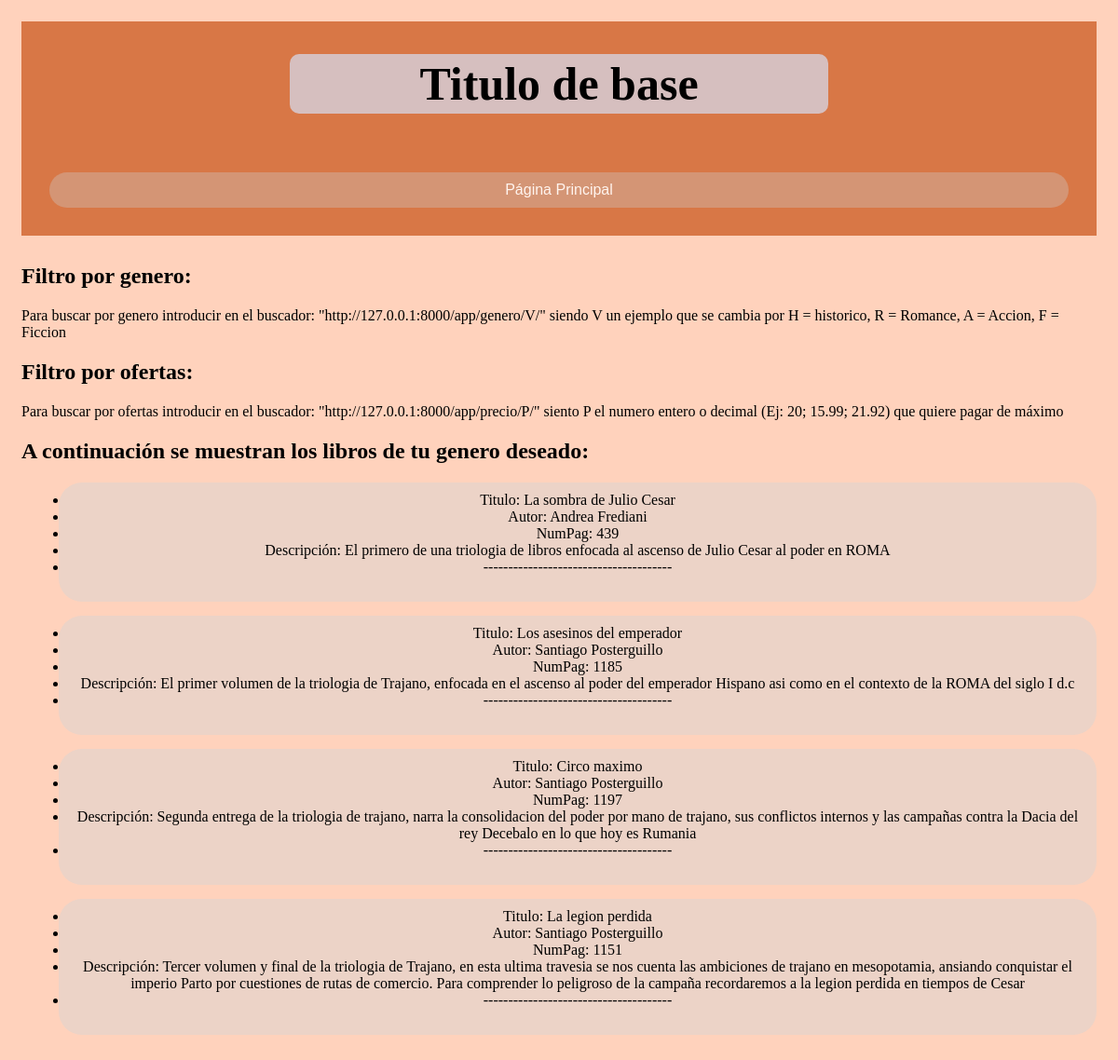
The page /app/genero/H/ on the database as committed earlier.
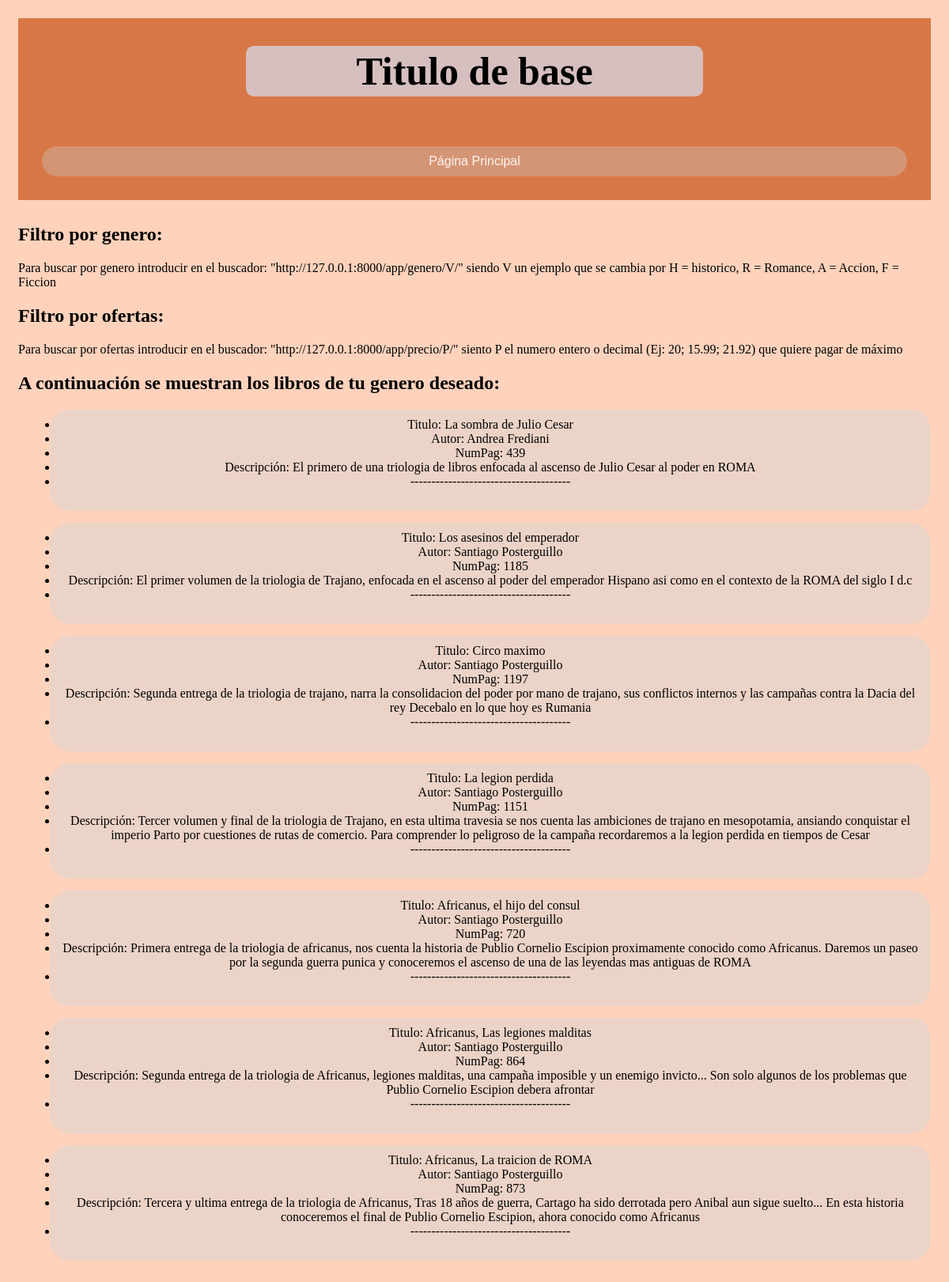
The same page on the database as committed later.
### appLibreria/models.py (models this page shows, shortened)
class Libro(models.Model):
    isbn=models.CharField(max_length=13,primary_key=True)
    titulo=models.CharField(max_length=100)
    descripcion=models.CharField(max_length=300)
    fecha_publicacion=models.DateField()#Importante: No hay en django una función que solo se pueda poner año y mes
    precio=models.FloatField()
    num_paginas=models.IntegerField()
    stock=models.IntegerField()
    autor=models.ForeignKey(Autor,on_delete=models.CASCADE)
    editorial=models.ForeignKey(Editorial,on_delete=models.CASCADE)
    class Genero(models.TextChoices):
        historico= "H", "Historico" #Se pone dos veces ya que el primer valor es lo que se guarda en la bd y la segunda lo que se vera en las templates
        romance= "R", "Romance"
        accion= "A", "Acción"
        fantasia= "F", "Fantasía"
    genero=models.CharField(max_length=1,choices=Genero.choices)#Se limita la elección a las de genero
    class Idioma(models.TextChoices):
        espaniol="ESP", "Español"
        euskera="EUS", "Euskera"
        ingles="ENG", "Ingles"
    idioma=models.CharField(max_length=3,choices=Idioma.choices)

class Autor(models.Model):
    nombre=models.CharField(max_length=50)#No se pone la id por que la base de datos asigna automaticamente la id
    def __str__(self):
        return self.nombre #Ayuda al admin, ya que aparece el nombre en pantalla del autor

### appLibreria/views.py (the view)
# urls.py: path('genero/<str:genero_libro>/', views.genero, name='genero'),#H = historico, R = romance, A = acción, F = fantasia enel buscador poner las letras solas, no las palabras, asi esta en la BD
def genero(request, genero_libro):
    try:
        Libros = models.Libro.objects.filter(genero=genero_libro)#Filtramos todos los libros del genero que se ha escogido y los guardamos en Libros
        context = { #Creamos contexto, que se la pasaremos a la HTML para que sepa el contenido de cada variable
            'Libros':  Libros, #Lista de objetos "libro"
            'Genero': genero_libro
        }
        print("Genero del libro: ", genero_libro)
    except models.Libro.DoesNotExist:#Pagina personalizada del error
        raise Http404("No hay ningun libro de dicho genero")
    return render(request, 'genero.html', context) #Render se usa para crear un HTML como resuesta, por decirlo simple, y le pasamos lo que necesita para funcionar

### appLibreria/templates/genero.html
{% extends "base.html" %}
{% block content %}
    <h2>A continuación se muestran los libros de tu genero deseado:</h2>
    <ul>
    {% for libro in Libros %}
        <div class="muestraLibros">
            <li> Titulo: {{libro.titulo}} </li>
            <li> Autor: {{libro.autor}} </li>
            <li> NumPag: {{libro.num_paginas}} </li>
            <li> Descripción: {{libro.descripcion}} </li>
            <li>--------------------------------------</li>
            <br>
        </div>
        {% endfor %}
    </ul>
{% endblock %}

### appLibreria/templates/base.html
{% load static %}
<head>
    <link rel="stylesheet" href="{% static 'css/style.css' %}">
</head>
<body>
    <header id="headerBotones">
        <h1 id="h1Titulo">{% block title %}Titulo de base{% endblock %}</h1>
        <div id="agrupadorBotones">
            <a class="divBotones" href="{% url 'antiguedad' %}">
                <div class="contBoton">
                    Página Principal
                </div>
            </a>
        </div>
    </header>
    <div id="content">
        <h2>Filtro por genero: </h2>
        <p>Para buscar por genero introducir en el buscador: "http://127.0.0.1:8000/app/genero/V/" siendo V un ejemplo que se cambia por H = historico, R = Romance, A = Accion, F = Ficcion</p>
        <h2>Filtro por ofertas: </h2>
        <p>Para buscar por ofertas introducir en el buscador:  "http://127.0.0.1:8000/app/precio/P/" siento P el numero entero o decimal (Ej: 20; 15.99; 21.92) que quiere pagar de máximo</p>
        {% block content %}Lo que hay por defecto{% endblock %}
    </div>
</body>

### appLibreria/static/css/style.css (style rules this page uses)
body { background-color: rgb(255, 210, 188); padding: 15px; }
#headerBotones { background-color: #d87746; background-size: cover; background-attachment: scroll; background-position: center center; background-repeat: no-repeat; margin-top: 0px; padding-top: 1px; margin-bottom: 30px; gap:0px; }
#agrupadorBotones { display: flex; flex-direction: row; flex:1; gap: 30px; padding: 30px; }
#h1Titulo { text-align: center; background-color: rgba(214, 230, 255, 0.655); margin-right: 24vw; margin-left: 24vw; border-radius: 10px; font-size: 50px; padding: 3px; }
.divBotones { flex:1; text-align: center; border-radius: 25px; text-decoration: none; font-family: 'Trebuchet MS', 'Lucida Sans Unicode', 'Lucida Grande', 'Lucida Sans', Arial, sans-serif; font-weight: normal; font-size: 16px; color:#fff4ee; background-color: #d49575; padding: 10px; }
.muestraLibros { text-align: center; border-radius: 25px; text-decoration: none; font-weight: normal; background-color: #ecd3c7; border-color: #a1694d; padding: 10px; margin-bottom: 15px; }

Rows that differ between the two databases and show on the page:
added Libro: titulo "Africanus, el hijo del consul", autor "Santiago Posterguillo", num_paginas "720", descripcion "Primera entrega de la triologia de africanus, nos cuenta la historia de Publio Cornelio Escipion proximamente conocido como Africanus. Daremos un paseo por la segunda guerra punica y conoceremos el ascenso de una de las leyendas mas antiguas de ROMA"
added Libro: titulo "Africanus, Las legiones malditas", autor "Santiago Posterguillo", num_paginas "864", descripcion "Segunda entrega de la triologia de Africanus, legiones malditas, una campaña imposible y un enemigo invicto... Son solo algunos de los problemas que Publio Cornelio Escipion debera afrontar"
added Libro: titulo "Africanus, La traicion de ROMA", autor "Santiago Posterguillo", num_paginas "873", descripcion "Tercera y ultima entrega de la triologia de Africanus, Tras 18 años de guerra, Cartago ha sido derrotada pero Anibal aun sigue suelto... En esta historia conoceremos el final de Publio Cornelio Escipion, ahora conocido como Africanus"
